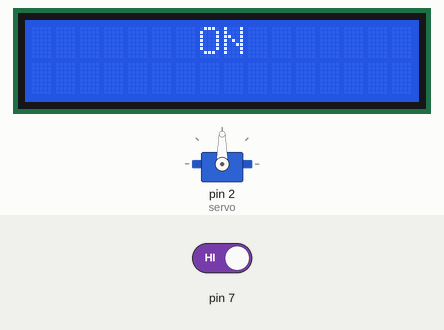
Simulated run of this sketch. Board: Arduino Uno, built with avr-gcc and run on an emulated ATmega328P. Shown: 16×2 character LCD, servo. Inputs (shaded band) come from the test bench; at power-on: pin 7 HIGH.

Above: at 1.28 s.
1.3 s: pin 7 driven LOW
At 1.54 s:
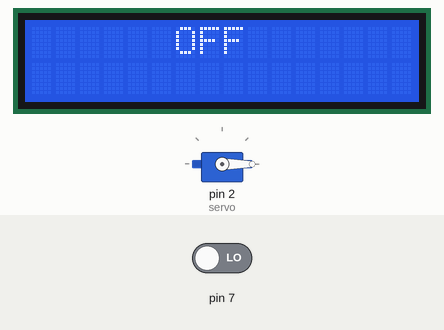
3.6 s: pin 7 driven HIGH
At 4.21 s:
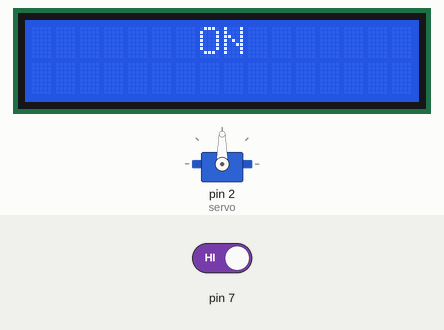
Timing chart, 0 to 6.6 s (numbered marks = the images above; inputs shaded):
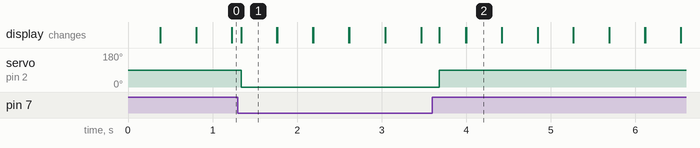

The sketch:

byte.ino
```cpp
#include <LiquidCrystal_I2C.h>     //LiquidCrystal
#include <Servo.h>

LiquidCrystal_I2C lcd(0x27, 16, 2);  //lcd

Servo ser; //서브모터
int servo = 2;

void setup()
{
    lcd.init(); //초기 lcd 설정
    lcd.backlight();

    ser.attach(servo); //초기 서브모터 설정
    ser.write(0);
}

void loop()
{
    int value = digitalRead(7);

    if(value == LOW){ //에어컨 off
      lcd.setCursor(6, 0);
      lcd.print("OFF");
      ser.write(0);
    }
    else{ //에어컨 on
      lcd.setCursor(7, 0);
      lcd.print("ON");
      ser.write(90);
    }
    delay(100);
    lcd.clear();
}
```

Measured:
- after the input at 1.3 s, servo on pin 2 (servo): 90° → 0° at once; the display: changes at once (image 1)
- after the input at 3.6 s, servo on pin 2 (servo): 0° → 90° after 0.08 s; the display: changes after 0.08 s (image 2)
- what the display in image 1 shows lasts 0.5 s, from 1.3 s to 1.8 s
